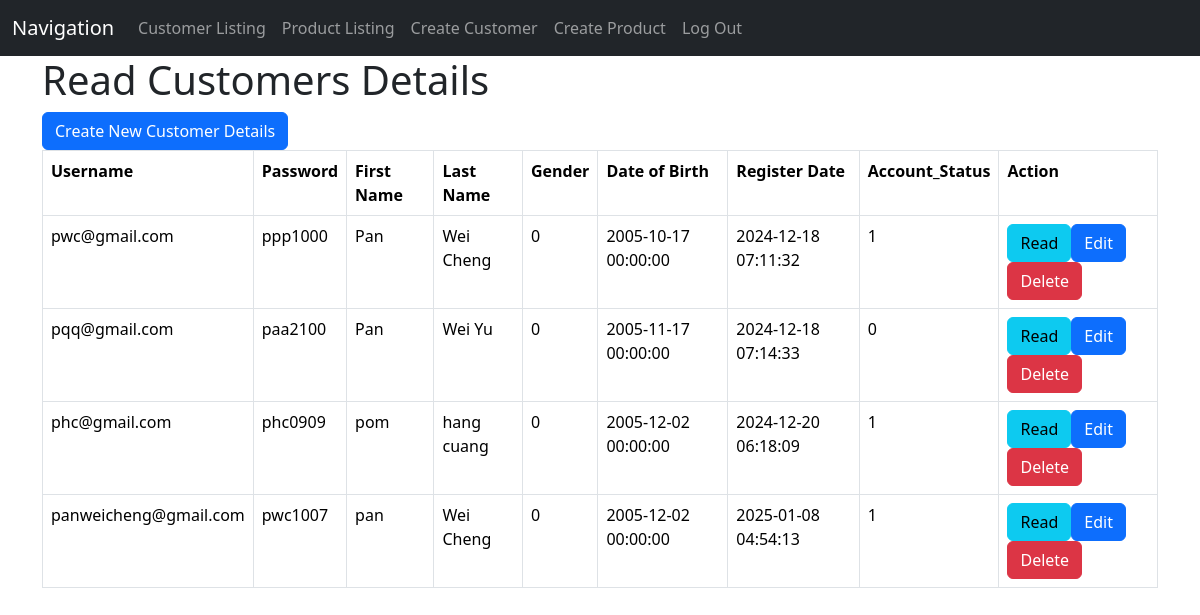
The app's page /customer_listing.php (signed in), older data.
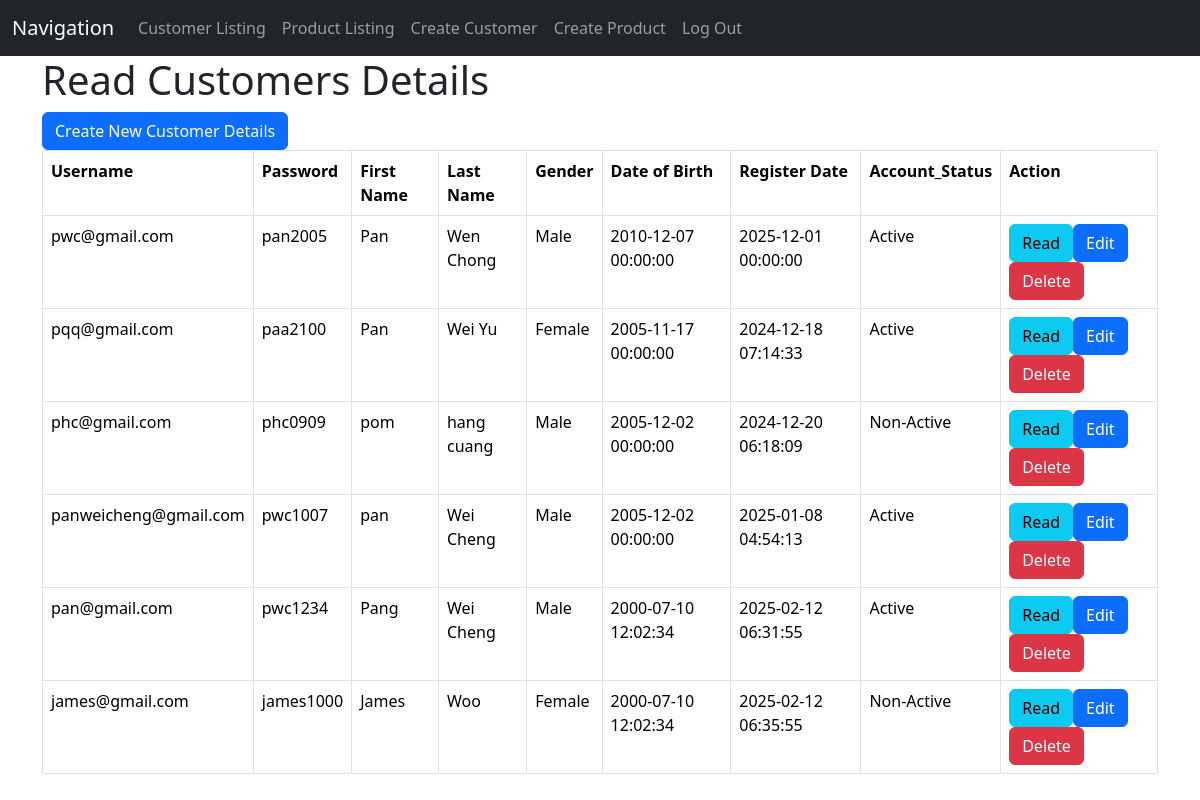
The same page, newer data.
### tables this page shows
CREATE TABLE IF NOT EXISTS `customers` (
  `user_name` varchar(50) NOT NULL,
  `password` varchar(20) NOT NULL,
  `firstname` varchar(30) NOT NULL,
  `lastname` varchar(30) NOT NULL,
  `gender` varchar(8) NOT NULL,
  `dateofbirth` datetime NOT NULL,
  `registrationdate` datetime NOT NULL,
  `accountstatus` varchar(15) NOT NULL,
  PRIMARY KEY (`user_name`)
);

### customer_listing.php (the view, shortened to what this page needs)
<!DOCTYPE HTML>
<html>
<head>
    <link href="https://cdn.jsdelivr.net/npm/bootstrap@5.3.3/dist/css/bootstrap.min.css" rel="stylesheet">
</head>
<body>
    <nav class="navbar navbar-expand-lg navbar-dark bg-dark">
        <div class="container-fluid">
            <a class="navbar-brand" href="#">Navigation</a>
            <div class="collapse navbar-collapse" id="navbarNav">
                <ul class="navbar-nav">
                    <li class="nav-item">
                        <a class="nav-link" href="customer_listing.php">Customer Listing</a>
                    </li>
                    <li class="nav-item">
                        <a class="nav-link" href="product_listing.php">Product Listing</a>
                    </li>
                    <li class="nav-item">
                        <a class="nav-link" href="customer_create.php">Create Customer</a>
                    </li>
                    <li class="nav-item">
                        <a class="nav-link" href="product_create.php">Create Product</a>
                    </li>
                    <li class="nav-item">
                        <a class="nav-link" href="log_out.php">Log Out</a>
                    </li>
                </ul>
            </div>
        </div>
    </nav>
</body>
<head>
    <link href="https://cdn.jsdelivr.net/npm/bootstrap@5.3.3/dist/css/bootstrap.min.css" rel="stylesheet">
</head>
<body>
    <div class="container">
        <div class="page-header">
            <h1>Read Customers Details</h1>
        </div>
        <?php
        include 'config/database.php';
        $query = "SELECT user_name, password, firstname, lastname, gender, dateofbirth, registrationdate, accountstatus FROM customers";
        $stmt = $con->prepare($query);
        $stmt->execute();
        $num = $stmt->rowCount();
        echo "<a href='customer_create.php' class='btn btn-primary m-b-1em'>Create New Customer Details</a>";
        if ($num > 0) {
            echo "<table class='table table-hover table-responsive table-bordered'>";
            echo "<tr>";
            echo "<th>Username</th>";
            echo "<th>Password</th>";
            echo "<th>First Name</th>";
            echo "<th>Last Name</th>";
            echo "<th>Gender</th>";
            echo "<th>Date of Birth</th>";
            echo "<th>Register Date</th>";
            echo "<th>Account_Status</th>";
            echo "<th>Action</th>";
            echo "</tr>";
            while ($row = $stmt->fetch(PDO::FETCH_ASSOC)) {
                extract($row);
                echo "<tr>";
                echo "<td>{$user_name}</td>";
                echo "<td>{$password}</td>";
                echo "<td>{$firstname}</td>";
                echo "<td>{$lastname}</td>";
                echo "<td>{$gender}</td>";
                echo "<td>{$dateofbirth}</td>";
                echo "<td>{$registrationdate}</td>";
                echo "<td>{$accountstatus}</td>";
                echo "<td>";
                echo "<a href='customer_details.php?id={$user_name}' class='btn btn-info m-r-1em'>Read</a>";
                echo "<a href='customer_update.php?id={$user_name}' class='btn btn-primary m-r-1em'>Edit</a>";
                echo "<a href='#' onclick='delete_user({$user_name});'  class='btn btn-danger'>Delete</a>";
                echo "</td>";
                echo "</tr>";
            }
            echo "</table>";
        }
        else {
            echo "<div class='alert alert-danger'>No records found.</div>";
        }
        ?>
    </div>
</body>
</html>

Row changes from the older to the newer data that the page shows:
changed customers "pwc@gmail.com": password "ppp1000" → "pan2005"; lastname "Wei Cheng" → "Wen Chong"; gender "0" → "Male"; dateofbirth "2005-10-17 00:00:00" → "2010-12-07 00:00:00"; registrationdate "2024-12-18 07:11:32" → "2025-12-01 00:00:00"; accountstatus "1" → "Active"
changed customers "pqq@gmail.com": gender "0" → "Female"; accountstatus "0" → "Active"
changed customers "phc@gmail.com": gender "0" → "Male"; accountstatus "1" → "Non-Active"
changed customers "panweicheng@gmail.com": gender "0" → "Male"; accountstatus "1" → "Active"
added customers: user_name "pan@gmail.com", password "pwc1234", firstname "Pang", lastname "Wei Cheng", gender "Male", dateofbirth "2000-07-10 12:02:34", registrationdate "2025-02-12 06:31:55", accountstatus "Active"
added customers: user_name "james@gmail.com", password "james1000", firstname "James", lastname "Woo", gender "Female", dateofbirth "2000-07-10 12:02:34", registrationdate "2025-02-12 06:35:55", accountstatus "Non-Active"
